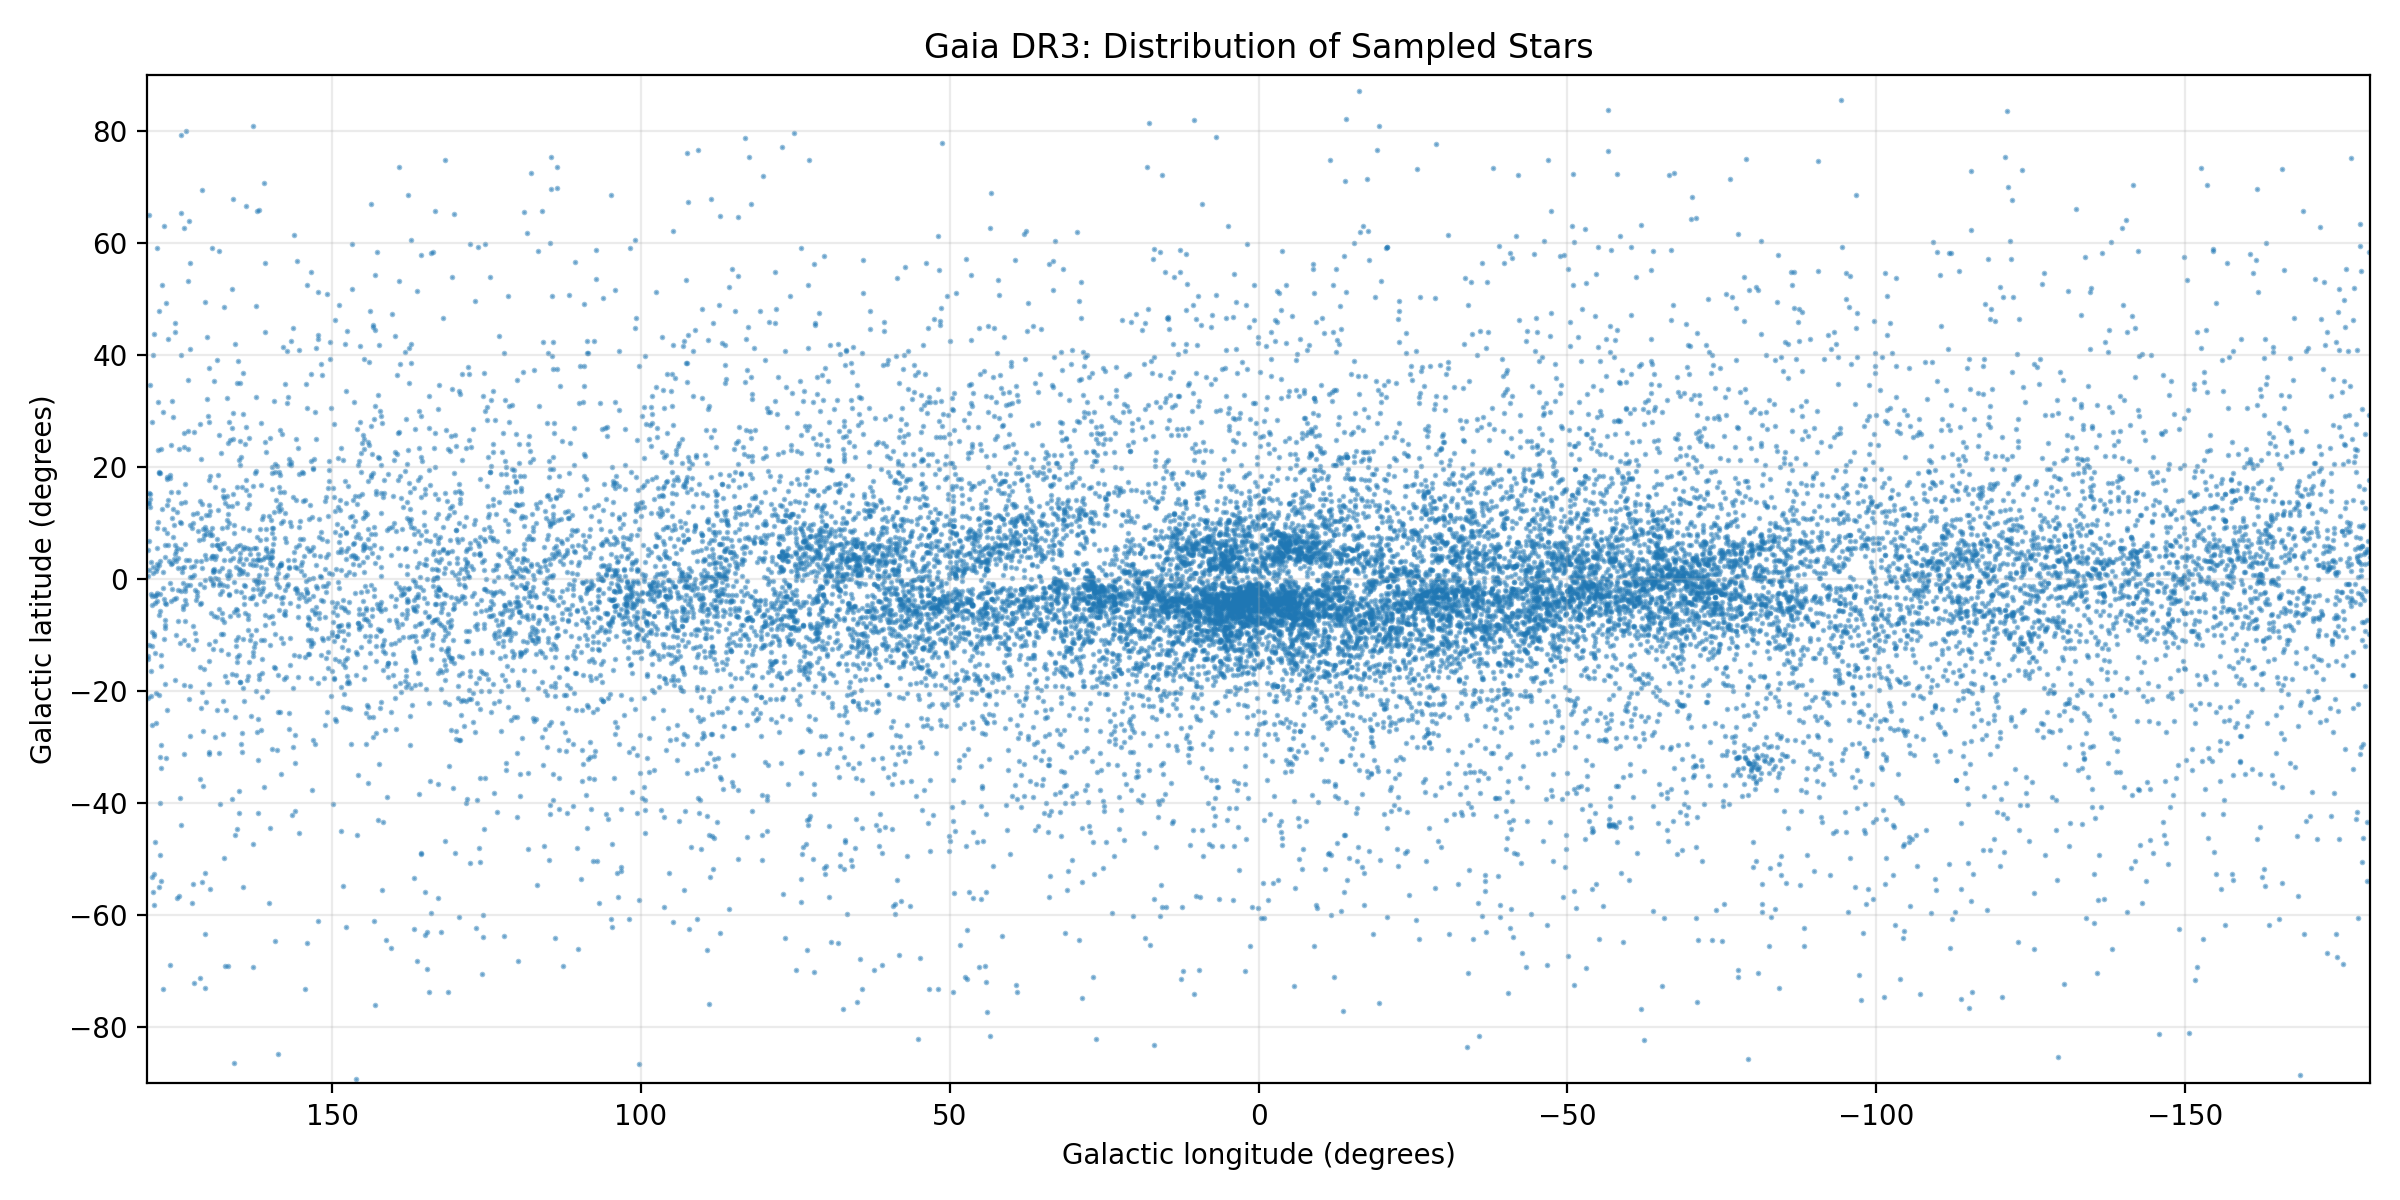

This figure's Python source:

import numpy as np
import matplotlib.pyplot as plt
from astroquery.gaia import Gaia
from astropy.coordinates import SkyCoord
import astropy.units as u

# 1. Retrieve a sample of stars from Gaia DR3
query = """
SELECT TOP 20000
    source_id,
    ra,
    dec,
    phot_g_mean_mag
FROM gaiadr3.gaia_source
WHERE ra IS NOT NULL
  AND dec IS NOT NULL
  AND phot_g_mean_mag < 17
ORDER BY random_index
"""

print("Connecting to Gaia DR3...")
job = Gaia.launch_job_async(query, dump_to_file=False)
stars = job.get_results()

if len(stars) == 0:
    raise RuntimeError("No stars were returned by Gaia.")

print(f"Retrieved {len(stars)} stars.")

# 2. Extract equatorial coordinates
ra_deg = np.asarray(stars["ra"], dtype=float)
dec_deg = np.asarray(stars["dec"], dtype=float)

# 3. Convert equatorial coordinates to Galactic coordinates
coordinates = SkyCoord(
    ra=ra_deg * u.deg,
    dec=dec_deg * u.deg,
    frame="icrs"
)

galactic = coordinates.galactic

# Put Galactic longitude in the range -180 to +180 degrees
longitude = galactic.l.wrap_at(180 * u.deg).degree
latitude = galactic.b.degree

# 4. Add Galactic coordinates to the table
stars["galactic_longitude_deg"] = longitude
stars["galactic_latitude_deg"] = latitude

# 5. Save the data
stars.write(
    "gaia_sky_map.csv",
    format="ascii.csv",
    overwrite=True
)

# 6. Plot the distribution of stars
plt.figure(figsize=(12, 6))

plt.scatter(
    longitude,
    latitude,
    s=1,
    alpha=0.45
)

# Centre Galactic longitude at zero
plt.xlim(180, -180)
plt.ylim(-90, 90)

plt.xlabel("Galactic longitude (degrees)")
plt.ylabel("Galactic latitude (degrees)")
plt.title("Gaia DR3: Distribution of Sampled Stars")
plt.grid(True, alpha=0.25)
plt.tight_layout()

# 7. Save the map
plt.savefig("gaia_sky_map.png", dpi=200)

print("Saved gaia_sky_map.csv")
print("Saved gaia_sky_map.png")

plt.show()
